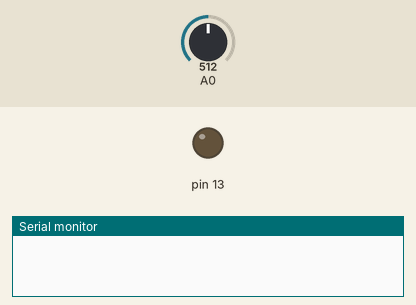
This sketch was run on a simulated Arduino Uno, built with avr-gcc and run on an emulated ATmega328P. Shown: output pins drawn as LEDs (lit = HIGH), the last lines printed to the serial monitor. Inputs (shaded band) come from the test bench; at power-on: A0 = 512.

Above: at 1.2 s.
1.3 s: A0 set to 407
2.8 s: A0 set to 383
At 4.0 s:
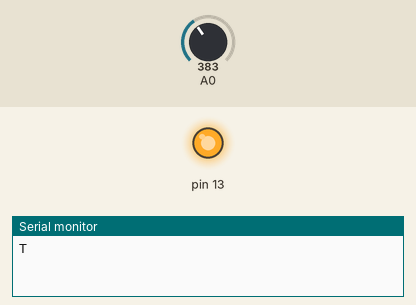
4.3 s: A0 set to 588
5.8 s: A0 set to 618
At 6.6 s:
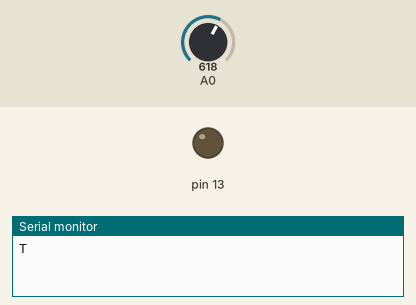
7.3 s: A0 set to 390
At 7.9 s:
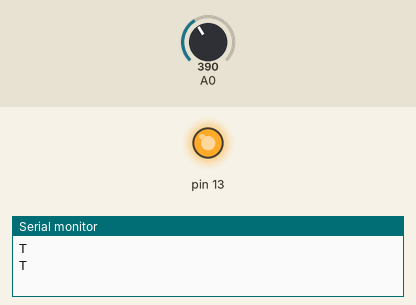
Timing chart, 0 to 9.8 s (numbered marks = the images above; inputs shaded):
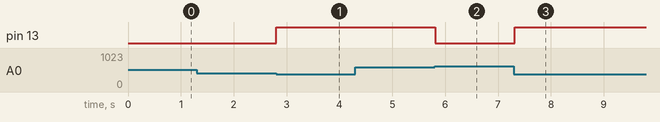

Measured:
- the behaviour switches between 400 and 399 on A0 (found by bisection; images 0 and 1)
- the behaviour switches between 600 and 601 on A0 (found by bisection; images 1 and 2)
- after the input at 1.3 s, every drawn part: stays the same
- after the input at 2.8 s, pin 13: LOW → HIGH at once
- after the input at 4.3 s, every drawn part: stays the same
- after the input at 5.8 s, pin 13: HIGH → LOW at once
- after the input at 7.3 s, pin 13: LOW → HIGH at once

The sketch:

ProxSketch.ino
```cpp
int x;
boolean person;

void setup()
{
  Serial.begin(9600);
  pinMode(13, OUTPUT);
}

void loop()
{
  x = analogRead(0);

  if (x<400) {
    person = true;

    Serial.println('T');
    digitalWrite(13,HIGH);

    while (person) {
      x = analogRead(0);
      if (x>600) {
        person = false;
        digitalWrite(13,LOW);
      }
      delay(50);
    }

  }
  delay(50);
}
```
